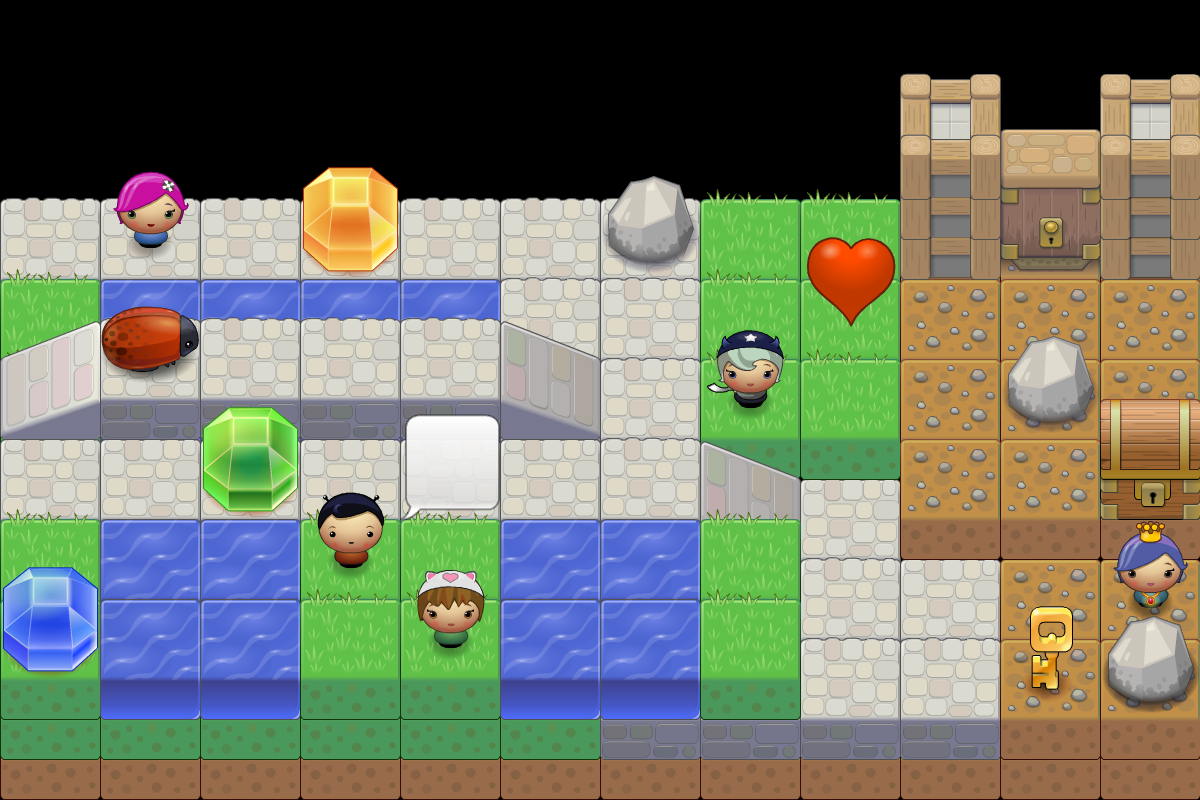

This is a level from a 2D game, rendered from its Tiled map with the project's own tilesets. A one-line summary and the map file follow, with tile-layer data summarised:
An orthogonal 12x20 tile map with 100x40 px tiles, 6 tile layers (Tile Layer 1, Tile Layer 2, Tile Layer 3, Tile Layer 4, ...).

<map version="1.0" orientation="orthogonal" width="12" height="20" tilewidth="100" tileheight="40">
 <tileset firstgid="1" name="ortho-test1" tilewidth="101" tileheight="171" spacing="2" margin="2">
  <image source="ortho-test1.png" width="1024" height="1024" />
  <tile id="0">
   <properties>
    <property name="buildable" value="1" />
   </properties>
  </tile>
  <tile id="16">
   <properties>
    <property name="buildable" value="1" />
   </properties>
  </tile>
  <tile id="19">
   <properties>
    <property name="buildable" value="1" />
   </properties>
  </tile>
  <tile id="36">
   <properties>
    <property name="buildable" value="1" />
   </properties>
  </tile>
 </tileset>
 <layer name="Tile Layer 1" width="12" height="20">
  <data>[240 cells, 12 non-empty, 1 distinct tile ids]</data>
 </layer>
 <layer name="Tile Layer 2" width="12" height="20">
  <data>[240 cells, 17 non-empty, 3 distinct tile ids]</data>
 </layer>
 <layer name="Tile Layer 3" width="12" height="20">
  <data>[240 cells, 66 non-empty, 8 distinct tile ids]</data>
 </layer>
 <layer name="Tile Layer 4" width="12" height="20">
  <data>[240 cells, 21 non-empty, 16 distinct tile ids]</data>
 </layer>
 <layer name="Tile Layer 5" width="12" height="20">
  <data>[240 cells, 3 non-empty, 2 distinct tile ids]</data>
 </layer>
 <layer name="Tile Layer 6" width="12" height="20">
  <data>[240 cells, 2 non-empty, 1 distinct tile ids]</data>
 </layer>
</map>
